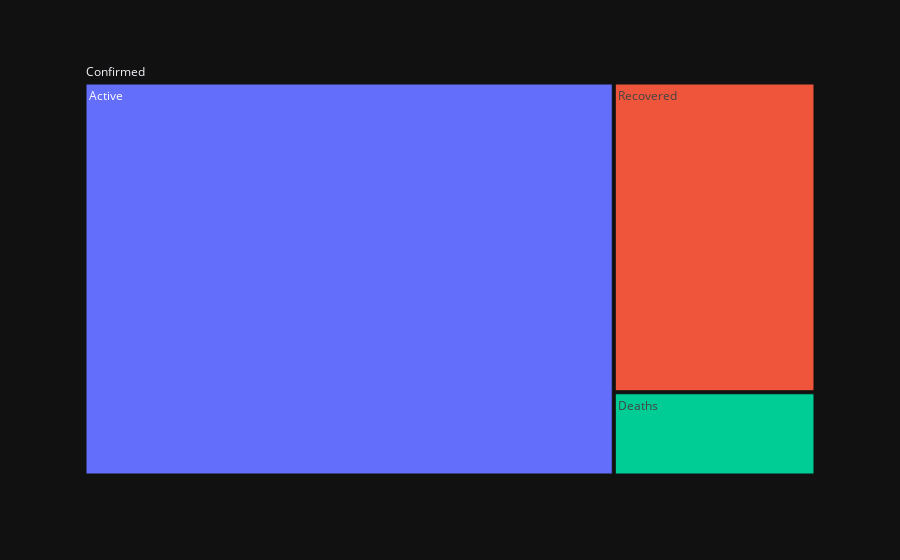

Source (notebook cell):
### Code cell
fig = px.treemap(world_cases_long, path=['path0', 'status'], values='count', template='plotly_dark' )
#po.iplot(fig)

#fig.show(renderer = 'svg')
fig.show()

### Figure 1 — Plotly figure (JSON) as saved in the notebook; plotly's stock layout.template omitted (floating-point values rounded to 4 significant figures)
{"data": [{"branchvalues": "total", "domain": {"x": [0, 1], "y": [0, 1]}, "hoverlabel": {"namelength": 0}, "hovertemplate": "labels=%{label}<br>count=%{value}<br>parent=%{parent}<br>id=%{id}", "ids": ["Confirmed/Active", "Confirmed/Deaths", "Confirmed/Recovered", "Confirmed"], "labels": ["Active", "Deaths", "Recovered", "Confirmed"], "name": "", "parents": ["Confirmed", "Confirmed", "Confirmed", ""], "type": "treemap", "values": [1094105, 88338, 328661, 1511104]}], "layout": {"legend": {"tracegroupgap": 0}, "margin": {"t": 60}}}
